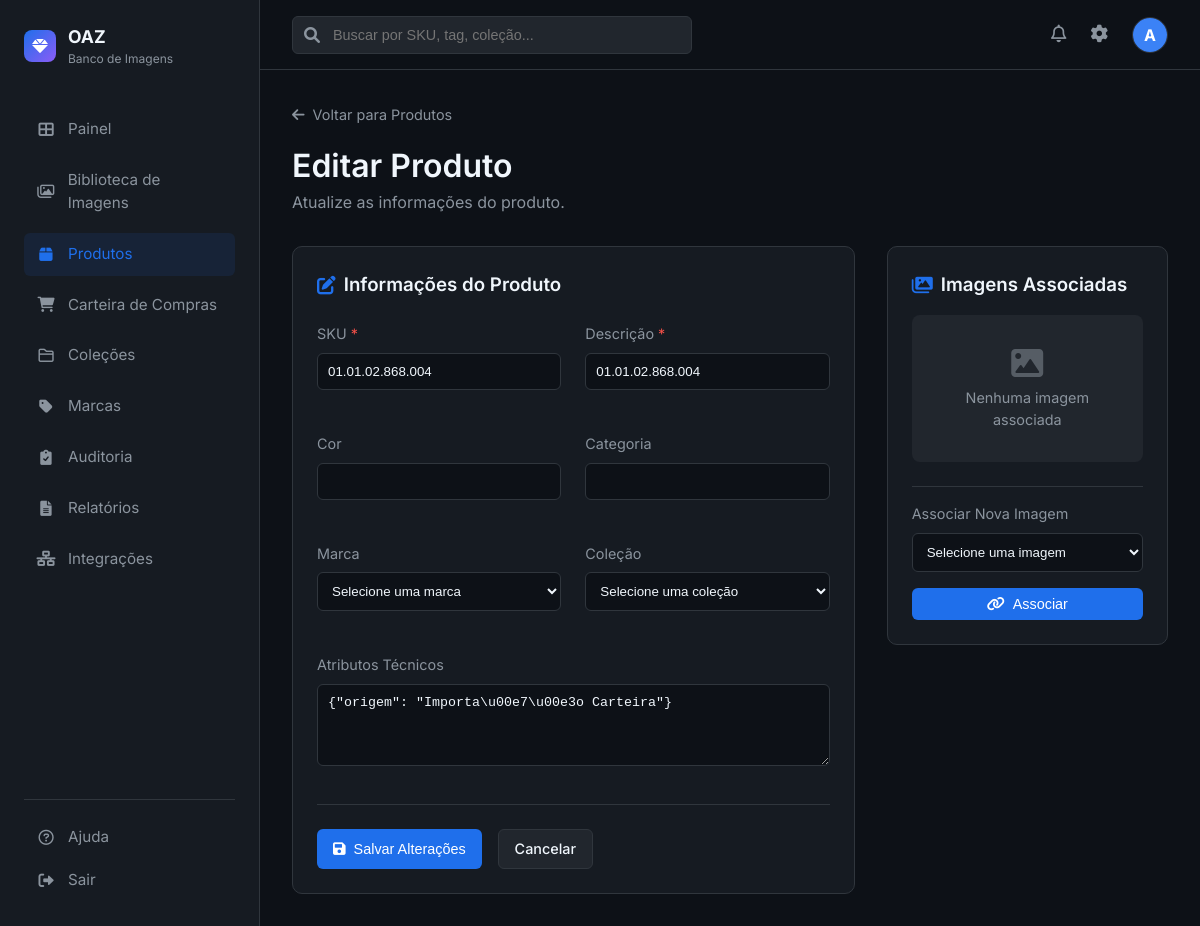
Screenshot of /produtos/292/edit (signed in) with the database file from the repository.
### app.py (models this page shows, shortened)
class User(UserMixin, db.Model):
    id = db.Column(db.Integer, primary_key=True)
    username = db.Column(db.String(80), unique=True, nullable=False)
    email = db.Column(db.String(120), unique=True, nullable=False)
    password_hash = db.Column(db.String(128))

class Produto(db.Model):
    id = db.Column(db.Integer, primary_key=True)
    sku = db.Column(db.String(50), unique=True, nullable=False)
    descricao = db.Column(db.String(255), nullable=False)
    cor = db.Column(db.String(50))
    categoria = db.Column(db.String(100))
    atributos_tecnicos = db.Column(db.Text)  # JSON com atributos extras
    marca_id = db.Column(db.Integer, db.ForeignKey('brand.id'))
    colecao_id = db.Column(db.Integer, db.ForeignKey('collection.id'))
    created_at = db.Column(db.DateTime, default=datetime.utcnow)
    updated_at = db.Column(db.DateTime, default=datetime.utcnow, onupdate=datetime.utcnow)
    tem_foto = db.Column(db.Boolean, default=False)
    ativo = db.Column(db.Boolean, default=True)
    marca = db.relationship('Brand', backref='produtos')
    colecao = db.relationship('Collection', backref='produtos')
    imagens = db.relationship('ImagemProduto', backref='produto', lazy=True, cascade='all, delete-orphan')
    historico_skus = db.relationship('HistoricoSKU', backref='produto', lazy=True)

### app.py (the view, shortened to what this page needs)
@app.route('/produtos/<int:id>/edit', methods=['GET', 'POST'])
@login_required
def edit_produto(id):
    produto = Produto.query.get_or_404(id)
    marcas = Brand.query.order_by(Brand.name).all()
    colecoes = Collection.query.order_by(Collection.name).all()
    imagens_associadas = Image.query.join(ImagemProduto).filter(ImagemProduto.produto_id == produto.id).all()
    imagens_associadas_ids = [img.id for img in imagens_associadas]
    imagens_disponiveis = Image.query.filter(~Image.id.in_(imagens_associadas_ids) if imagens_associadas_ids else True).order_by(Image.upload_date.desc()).limit(50).all()
    historico_sku = HistoricoSKU.query.filter_by(produto_id=produto.id).order_by(HistoricoSKU.data_alteracao.desc()).all()
    return render_template('produtos/edit.html',
                          produto=produto,
                          marcas=marcas,
                          colecoes=colecoes,
                          imagens_associadas=imagens_associadas,
                          imagens_disponiveis=imagens_disponiveis,
                          historico_sku=historico_sku)

### templates/produtos/edit.html (shortened to what this page needs)
{% extends "base.html" %}
{% block content %}
<div style="margin-bottom: 2rem;">
    <a href="{{ url_for('produtos') }}" style="color: var(--text-secondary); font-size: 0.9rem; display: inline-flex; align-items: center; gap: 0.5rem;">
        <i class="fas fa-arrow-left"></i> Voltar para Produtos
    </a>
    <h1 style="margin-top: 1rem;">Editar Produto</h1>
    <p style="color: var(--text-secondary);">Atualize as informações do produto.</p>
</div>
<div style="display: grid; grid-template-columns: 2fr 1fr; gap: 2rem;">
    <div>
        <div class="stat-card">
            <h3 style="margin-bottom: 1.5rem; display: flex; align-items: center; gap: 0.5rem;">
                <i class="fas fa-edit" style="color: var(--accent-blue);"></i> Informações do Produto
            </h3>
            <form action="{{ url_for('edit_produto', id=produto.id) }}" method="POST" id="editForm">
                <div style="display: grid; grid-template-columns: 1fr 1fr; gap: 1.5rem;">
                    <div class="form-group">
                        <label class="form-label">
                            SKU <span style="color: #f85149;">*</span>
                        </label>
                        <input type="text" name="sku" id="skuInput" class="form-control" required value="{{ produto.sku }}" onchange="checkSkuChange()">
                    </div>
                    <div class="form-group">
                        <label class="form-label">
                            Descrição <span style="color: #f85149;">*</span>
                        </label>
                        <input type="text" name="descricao" class="form-control" required value="{{ produto.descricao }}">
                    </div>
                    <div class="form-group">
                        <label class="form-label">Cor</label>
                        <input type="text" name="cor" class="form-control" value="{{ produto.cor or '' }}">
                    </div>
                    <div class="form-group">
                        <label class="form-label">Categoria</label>
                        <input type="text" name="categoria" class="form-control" value="{{ produto.categoria or '' }}">
                    </div>
                    <div class="form-group">
                        <label class="form-label">Marca</label>
                        <select name="marca_id" class="form-control">
                            <option value="">Selecione uma marca</option>
                        </select>
                    </div>
                    <div class="form-group">
                        <label class="form-label">Coleção</label>
                        <select name="colecao_id" class="form-control">
                            <option value="">Selecione uma coleção</option>
                        </select>
                    </div>
                </div>
                <div class="form-group" style="margin-top: 1.5rem;">
                    <label class="form-label">Atributos Técnicos</label>
                    <textarea name="atributos_tecnicos" class="form-control" rows="4">{{ produto.atributos_tecnicos or '' }}</textarea>
                </div>
                <div style="display: flex; gap: 1rem; margin-top: 2rem; padding-top: 1.5rem; border-top: 1px solid var(--border-color);">
                    <button type="submit" class="btn btn-primary">
                        <i class="fas fa-save"></i> Salvar Alterações
                    </button>
                    <a href="{{ url_for('produtos') }}" class="btn" style="background: var(--bg-tertiary); border: 1px solid var(--border-color); color: var(--text-primary);">
                        Cancelar
                    </a>
                </div>
            </form>
        </div>
    </div>
    <div>
        <div class="stat-card">
            <h3 style="margin-bottom: 1rem; display: flex; align-items: center; gap: 0.5rem;">
                <i class="fas fa-images" style="color: var(--accent-blue);"></i> Imagens Associadas
            </h3>
            {% if produto.imagens %}
            <div style="display: flex; flex-direction: column; gap: 1rem; margin-bottom: 1.5rem;">
                {% for imagem in produto.imagens %}
                <div style="display: flex; gap: 0.75rem; align-items: center; padding: 0.75rem; background: var(--bg-tertiary); border-radius: 8px;">
                    <div style="width: 50px; height: 50px; border-radius: 6px; overflow: hidden; flex-shrink: 0;">
                        <img src="{{ url_for('static', filename='uploads/' + imagem.filename) }}" style="width: 100%; height: 100%; object-fit: cover;">
                    </div>
                    <div style="flex: 1; min-width: 0;">
                        <div style="font-weight: 500; font-size: 0.9rem; white-space: nowrap; overflow: hidden; text-overflow: ellipsis;">{{ imagem.sku or imagem.original_name }}</div>
                        <div style="font-size: 0.8rem; color: var(--text-secondary);">{{ imagem.status }}</div>
                    </div>
                    <form action="{{ url_for('desassociar_imagem', produto_id=produto.id, imagem_id=imagem.id) }}" method="POST" onsubmit="return confirm('Desassociar esta imagem?');">
                        <button type="submit" style="background: none; border: none; color: #f85149; cursor: pointer; padding: 4px;" title="Desassociar">
                            <i class="fas fa-unlink"></i>
                        </button>
                    </form>
                </div>
                {% endfor %}
            </div>
            {% else %}
            <div style="text-align: center; padding: 2rem; color: var(--text-secondary); background: var(--bg-tertiary); border-radius: 8px; margin-bottom: 1.5rem;">
                <i class="fas fa-image" style="font-size: 2rem; margin-bottom: 0.5rem; opacity: 0.5;"></i>
                <p style="font-size: 0.9rem;">Nenhuma imagem associada</p>
            </div>
            {% endif %}
            <form action="{{ url_for('associar_imagem', produto_id=produto.id) }}" method="POST" style="padding-top: 1rem; border-top: 1px solid var(--border-color);">
                <div class="form-group" style="margin-bottom: 1rem;">
                    <label class="form-label">Associar Nova Imagem</label>
                    <select name="imagem_id" class="form-control" required>
                        <option value="">Selecione uma imagem</option>
                    </select>
                </div>
                <button type="submit" class="btn btn-primary" style="width: 100%; justify-content: center;">
                    <i class="fas fa-link"></i> Associar
                </button>
            </form>
        </div>
    </div>
</div>
{% endblock %}

### templates/base.html (shortened to what this page needs)
<!DOCTYPE html>
<html lang="pt-BR">
<head>
    <link rel="stylesheet" href="{{ url_for('static', filename='css/style.css') }}">
    <link href="https://cdnjs.cloudflare.com/ajax/libs/font-awesome/6.0.0/css/all.min.css" rel="stylesheet">
</head>
<body>
    <div class="app-container">
        <aside class="sidebar">
            <div class="logo-area">
                <div class="logo-icon">
                    <i class="fas fa-gem"></i>
                </div>
                <div>
                    <div style="font-weight: 700; font-size: 1.1rem;">OAZ</div>
                    <div style="font-size: 0.75rem; color: var(--text-secondary);">Banco de Imagens</div>
                </div>
            </div>
            <nav class="nav-menu">
                <a href="{{ url_for('dashboard') }}"
                    class="nav-item {% if request.endpoint == 'dashboard' %}active{% endif %}">
                    <i class="fas fa-th-large"></i>
                    <span>Painel</span>
                </a>
                <a href="{{ url_for('catalog') }}"
                    class="nav-item {% if request.endpoint == 'catalog' %}active{% endif %}">
                    <i class="far fa-images"></i>
                    <span>Biblioteca de Imagens</span>
                </a>
                <a href="{{ url_for('produtos') }}"
                    class="nav-item {% if request.endpoint in ['produtos', 'new_produto', 'edit_produto'] %}active{% endif %}">
                    <i class="fas fa-box"></i>
                    <span>Produtos</span>
                </a>
                <a href="{{ url_for('carteira') }}"
                    class="nav-item {% if request.endpoint in ['carteira', 'importar_carteira'] %}active{% endif %}">
                    <i class="fas fa-shopping-cart"></i>
                    <span>Carteira de Compras</span>
                </a>
                <a href="{{ url_for('collections') }}"
                    class="nav-item {% if request.endpoint == 'collections' %}active{% endif %}">
                    <i class="far fa-folder"></i>
                    <span>Coleções</span>
                </a>
                <a href="{{ url_for('brands') }}"
                    class="nav-item {% if request.endpoint == 'brands' %}active{% endif %}">
                    <i class="fas fa-tag"></i>
                    <span>Marcas</span>
                </a>
                <a href="{{ url_for('auditoria') }}"
                    class="nav-item {% if request.endpoint in ['auditoria', 'historico_sku', 'skus_pendentes'] %}active{% endif %}">
                    <i class="fas fa-clipboard-check"></i>
                    <span>Auditoria</span>
                </a>
                <a href="{{ url_for('reports') }}"
                    class="nav-item {% if request.endpoint == 'reports' %}active{% endif %}">
                    <i class="fas fa-file-alt"></i>
                    <span>Relatórios</span>
                </a>
                <a href="{{ url_for('integrations') }}"
                    class="nav-item {% if request.endpoint == 'integrations' %}active{% endif %}">
                    <i class="fas fa-network-wired"></i>
                    <span>Integrações</span>
                </a>
            </nav>
            <div class="bottom-menu">
                <a href="#" class="nav-item">
                    <i class="far fa-question-circle"></i>
                    <span>Ajuda</span>
                </a>
                <a href="{{ url_for('logout') }}" class="nav-item">
                    <i class="fas fa-sign-out-alt"></i>
                    <span>Sair</span>
                </a>
            </div>
        </aside>
        <main class="main-content">
            <header class="top-header">
                <div class="search-bar">
                    <i class="fas fa-search"></i>
                    <input type="text" placeholder="Buscar por SKU, tag, coleção...">
                </div>
                <div class="header-actions">
                    <button class="icon-btn"><i class="far fa-bell"></i></button>
                    <a href="{{ url_for('settings') }}" class="icon-btn"><i class="fas fa-cog"></i></a>
                    <div class="user-profile">
                        <div
                            style="width:100%; height:100%; background:#3b82f6; display:flex; align-items:center; justify-content:center; color:white; font-weight:bold;">
                            {{ current_user.username[0].upper() }}
                        </div>
                    </div>
                </div>
            </header>
            <div class="content-scroll">
                {% block content %}{% endblock %}
            </div>
        </main>
    </div>
</body>
</html>

### rows the page displays
User: username "A"
Produto: sku "01.01.02.868.004", descricao "01.01.02.868.004", atributos_tecnicos "{\"origem\": \"Importa\\u00e7\\u00e3o Carteira\"}"
